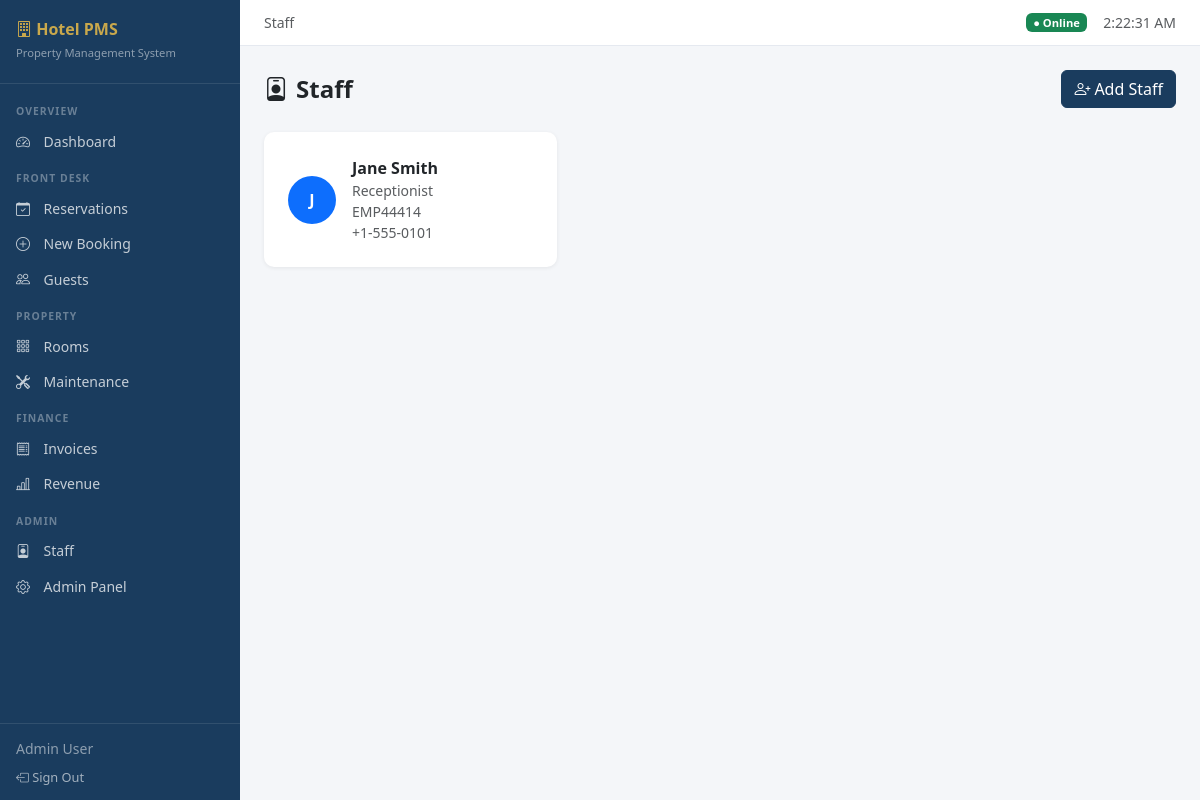
The page /staff/ (signed in) on the database its author committed.
### staff/models.py (models this page shows, shortened)
class StaffProfile(models.Model):
    ROLE_CHOICES = [
        ('admin', 'Administrator'),
        ('manager', 'Hotel Manager'),
        ('receptionist', 'Receptionist'),
        ('housekeeping', 'Housekeeping'),
        ('maintenance', 'Maintenance'),
        ('accountant', 'Accountant'),
    ]
    user = models.OneToOneField(User, on_delete=models.CASCADE, related_name='staff_profile')
    role = models.CharField(max_length=20, choices=ROLE_CHOICES, default='receptionist')
    phone = models.CharField(max_length=20, blank=True)
    employee_id = models.CharField(max_length=20, unique=True, blank=True)
    hire_date = models.DateField(null=True, blank=True)
    is_active = models.BooleanField(default=True)

### staff/views.py (the view)
# urls.py: path('', views.staff_list, name='staff_list'),
@login_required
def staff_list(request):
    profiles = StaffProfile.objects.select_related('user').filter(is_active=True)
    return render(request, 'staff/staff_list.html', {'profiles': profiles})

### templates/staff/staff_list.html (shortened to what this page needs)
{% extends "base.html" %}
{% block breadcrumb %}Staff{% endblock %}
{% block content %}
<div class="d-flex justify-content-between align-items-center mb-4">
    <h4 class="fw-bold mb-0"><i class="bi bi-person-badge me-2"></i>Staff</h4>
    <a href="{% url 'staff_create' %}" class="btn btn-primary"><i class="bi bi-person-plus me-1"></i>Add Staff</a>
</div>
<div class="row g-3">
    {% for profile in profiles %}
    <div class="col-md-4">
        <div class="card">
            <div class="card-body d-flex align-items-center gap-3 p-4">
                <div class="bg-primary rounded-circle d-flex align-items-center justify-content-center" style="width:48px;height:48px;flex-shrink:0;">
                    <span class="text-white fw-bold">{{ profile.user.first_name.0|default:profile.user.username.0|upper }}</span>
                </div>
                <div>
                    <div class="fw-semibold">{{ profile.user.get_full_name|default:profile.user.username }}</div>
                    <div class="small text-muted">{{ profile.get_role_display }}</div>
                    <div class="small text-muted">{{ profile.employee_id }}</div>
                    {% if profile.phone %}<div class="small text-muted">{{ profile.phone }}</div>{% endif %}
                </div>
            </div>
        </div>
    </div>
    {% empty %}
    <div class="col-12 text-center text-muted py-5">No staff members found.</div>
    {% endfor %}
</div>
{% endblock %}

### templates/base.html (shortened to what this page needs)
<!DOCTYPE html>
<html lang="en">
<head>
    <link href="https://cdn.jsdelivr.net/npm/bootstrap@5.3.0/dist/css/bootstrap.min.css" rel="stylesheet">
    <link href="https://cdn.jsdelivr.net/npm/bootstrap-icons@1.11.0/font/bootstrap-icons.css" rel="stylesheet">
</head>
<body>
{% if user.is_authenticated %}
<div class="sidebar">
    <div class="sidebar-brand">
        <h5><i class="bi bi-building"></i> Hotel PMS</h5>
        <small>Property Management System</small>
    </div>
    <nav class="sidebar-nav">
        <div class="nav-section-label">Overview</div>
        <a href="{% url 'dashboard' %}" class="nav-link {% if request.resolver_match.url_name == 'dashboard' %}active{% endif %}"><i class="bi bi-speedometer2"></i> Dashboard</a>
        <div class="nav-section-label">Front Desk</div>
        <a href="{% url 'reservation_list' %}" class="nav-link"><i class="bi bi-calendar-check"></i> Reservations</a>
        <a href="{% url 'reservation_create' %}" class="nav-link"><i class="bi bi-plus-circle"></i> New Booking</a>
        <a href="{% url 'guest_list' %}" class="nav-link"><i class="bi bi-people"></i> Guests</a>
        <div class="nav-section-label">Property</div>
        <a href="{% url 'room_list' %}" class="nav-link"><i class="bi bi-grid-3x3-gap"></i> Rooms</a>
        <a href="{% url 'maintenance_list' %}" class="nav-link"><i class="bi bi-tools"></i> Maintenance</a>
        <div class="nav-section-label">Finance</div>
        <a href="{% url 'invoice_list' %}" class="nav-link"><i class="bi bi-receipt"></i> Invoices</a>
        <a href="{% url 'revenue_report' %}" class="nav-link"><i class="bi bi-bar-chart-line"></i> Revenue</a>
        <div class="nav-section-label">Admin</div>
        <a href="{% url 'staff_list' %}" class="nav-link"><i class="bi bi-person-badge"></i> Staff</a>
        <a href="/admin/" class="nav-link"><i class="bi bi-gear"></i> Admin Panel</a>
    </nav>
    <div class="sidebar-footer">
        <div class="mb-1"><small class="text-white-50">{{ user.get_full_name|default:user.username }}</small></div>
        <a href="{% url 'staff_logout' %}"><i class="bi bi-box-arrow-left"></i> Sign Out</a>
    </div>
</div>
{% endif %}
<div class="{% if user.is_authenticated %}main-content{% endif %}">
    {% if user.is_authenticated %}
    <div class="topbar">
        <small class="text-muted">{% block breadcrumb %}{% endblock %}</small>
        <div class="d-flex align-items-center gap-3">
            <span class="badge bg-success" style="font-size:0.7rem;">● Online</span>
            <small class="text-muted" id="clock"></small>
        </div>
    </div>
    {% endif %}
    <div class="{% if user.is_authenticated %}page-content{% endif %}">
        {% block content %}{% endblock %}
    </div>
</div>
</body>
</html>

### templates/base.html (style rules this page uses)
:root { --sidebar-width: 240px; --primary: #1a3c5e; --accent: #c9a84c; }
body { background: #f4f6f9; font-family: 'Segoe UI', sans-serif; }
.sidebar { width: var(--sidebar-width); min-height: 100vh; background: var(--primary); position: fixed; top: 0; left: 0; z-index: 100; display: flex; flex-direction: column; }
.sidebar-brand { padding: 1.25rem 1rem; border-bottom: 1px solid rgba(255,255,255,0.1); }
.sidebar-brand h5 { color: var(--accent); font-weight: 700; margin: 0; font-size: 1rem; }
.sidebar-brand small { color: rgba(255,255,255,0.5); font-size: 0.7rem; }
.sidebar-nav { flex: 1; padding: 0.5rem 0; }
.nav-section-label { color: rgba(255,255,255,0.35); font-size: 0.65rem; font-weight: 600; letter-spacing: 1px; text-transform: uppercase; padding: 0.75rem 1rem 0.25rem; }
.sidebar .nav-link { color: rgba(255,255,255,0.75); padding: 0.45rem 1rem; display: flex; align-items: center; gap: 0.6rem; font-size: 0.875rem; transition: all 0.15s; }
.sidebar .nav-link i { width: 18px; }
.main-content { margin-left: var(--sidebar-width); min-height: 100vh; }
.topbar { background: #fff; border-bottom: 1px solid #e5e9f0; padding: 0.75rem 1.5rem; display: flex; align-items: center; justify-content: space-between; }
.page-content { padding: 1.5rem; }
.card { border: none; box-shadow: 0 1px 4px rgba(0,0,0,0.07); border-radius: 10px; }
.btn-primary { background: var(--primary); border-color: var(--primary); }
.sidebar-footer { padding: 0.75rem 1rem; border-top: 1px solid rgba(255,255,255,0.1); }
.sidebar-footer a { color: rgba(255,255,255,0.6); font-size: 0.8rem; text-decoration: none; }

### rows shown on the page
StaffProfile: user.first_name.0 "J", user.get_full_name "Jane Smith", role "Receptionist", employee_id "EMP44414", phone "+1-555-0101"

### other values the page prints
{{ user.get_full_name|default:user.username }} "Admin User"
